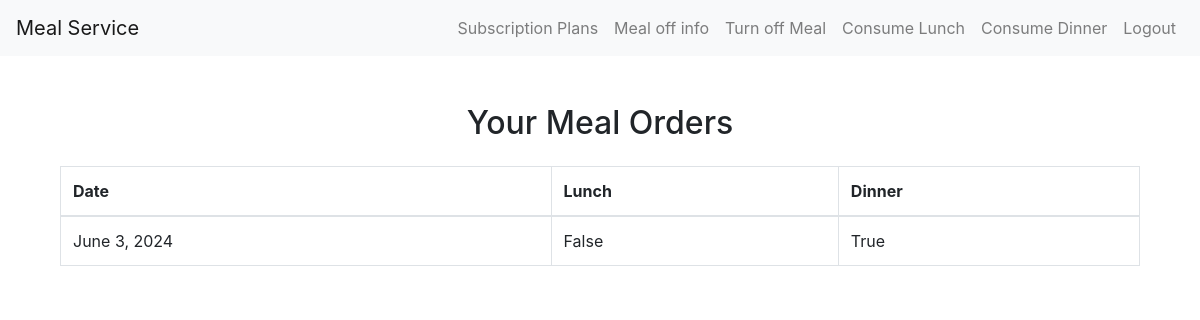
The app's page /meals/meal-order-info/ (signed in) with its own data.
### meals/models.py (models this page shows, shortened)
class MealOff(models.Model):
    MEAL_CHOICES = [
        ('lunch', 'Lunch'),
        ('dinner', 'Dinner'),
    ]
    customer = models.ForeignKey(Customer, on_delete=models.CASCADE)
    date = models.DateField()
    meal_type = models.CharField(max_length=10, choices=MEAL_CHOICES, null=True, blank=True)
    lunch_off = models.BooleanField(default=False)
    dinner_off = models.BooleanField(default=False)

### meals/views.py (the view)
# urls.py: path('meal-order-info/', meal_order_info, name='meal_order_info'),
@login_required
def meal_order_info(request):
    user = request.user
    customer = Customer.objects.get(user=user)
    meal_offs = MealOff.objects.filter(customer=customer)
    return render(request, 'meals/meal_order_info.html', {'meal_offs': meal_offs})

### meals/templates/meals/meal_order_info.html (shortened to what this page needs)
{% extends 'meals/base.html' %}
{% block content %}
<div class="container mt-5">
    <h2 class="text-center">Your Meal Orders</h2>
    <table class="table table-bordered mt-4">
        <thead>
            <tr>
                <th>Date</th>
                <th>Lunch</th>
                <th>Dinner</th>
            </tr>
        </thead>
        <tbody>
            {% for meal_off in meal_offs %}
            <tr>
                <td>{{ meal_off.date }}</td>
                <td>{{ meal_off.lunch_off }}</td>
                <td>{{ meal_off.dinner_off }}</td>
            </tr>
            {% endfor %}
        </tbody>
    </table>
</div>
{% endblock %}

### records on screen
MealOff: date "June 3, 2024", lunch_off "False", dinner_off "True"
